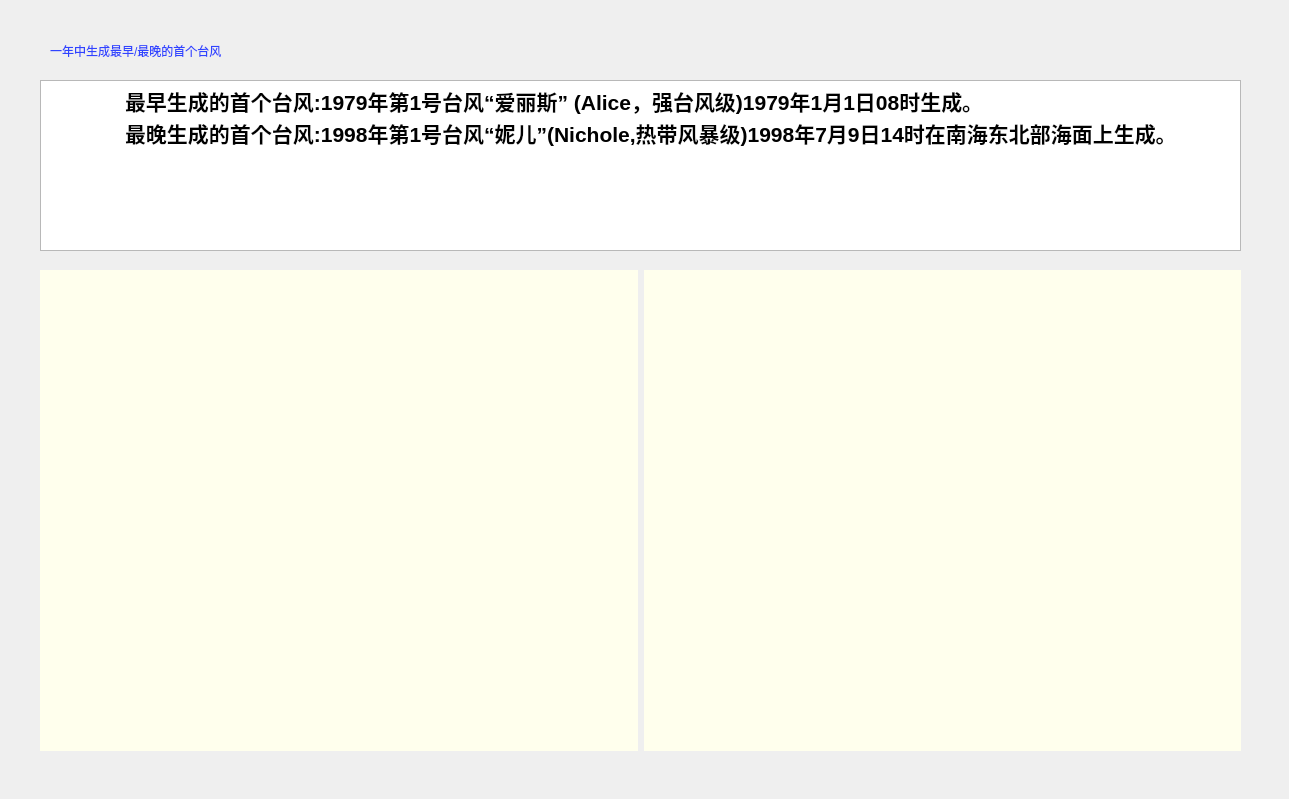
<?xml version="1.0" encoding="UTF-8"?>
<ui version="4.0">
 <class>Dialog</class>
 <widget class="QDialog" name="Dialog">
  <property name="geometry">
   <rect>
    <x>0</x>
    <y>0</y>
    <width>1289</width>
    <height>799</height>
   </rect>
  </property>
  <property name="windowTitle">
   <string>Dialog</string>
  </property>
  <widget class="QLabel" name="label_2">
   <property name="geometry">
    <rect>
     <x>50</x>
     <y>20</y>
     <width>841</width>
     <height>61</height>
    </rect>
   </property>
   <property name="styleSheet">
    <string notr="true">#label_2{
	color:rgb(48, 68, 255);
	font: 16pt &quot;Bernard MT Condensed&quot;;
}</string>
   </property>
   <property name="text">
    <string>一年中生成最早/最晚的首个台风</string>
   </property>
  </widget>
  <widget class="QTextEdit" name="textEdit">
   <property name="geometry">
    <rect>
     <x>40</x>
     <y>80</y>
     <width>1201</width>
     <height>171</height>
    </rect>
   </property>
   <property name="html">
    <string>&lt;!DOCTYPE HTML PUBLIC &quot;-//W3C//DTD HTML 4.0//EN&quot; &quot;http://www.w3.org/TR/REC-html40/strict.dtd&quot;&gt;
&lt;html&gt;&lt;head&gt;&lt;meta name=&quot;qrichtext&quot; content=&quot;1&quot; /&gt;&lt;style type=&quot;text/css&quot;&gt;
p, li { white-space: pre-wrap; }
&lt;/style&gt;&lt;/head&gt;&lt;body style=&quot; font-family:'SimSun'; font-size:9pt; font-weight:400; font-style:normal;&quot;&gt;
&lt;p style=&quot; margin-top:0px; margin-bottom:0px; margin-left:0px; margin-right:0px; -qt-block-indent:0; text-indent:0px;&quot;&gt;&lt;span style=&quot; font-size:16pt; font-weight:600;&quot;&gt;	最早生成的首个台风:1979年第1号台风“爱丽斯” (Alice，强台风级)1979年1月1日08时生成。&lt;/span&gt;&lt;/p&gt;
&lt;p style=&quot; margin-top:0px; margin-bottom:0px; margin-left:0px; margin-right:0px; -qt-block-indent:0; text-indent:0px;&quot;&gt;&lt;span style=&quot; font-size:16pt; font-weight:600;&quot;&gt;	最晚生成的首个台风:1998年第1号台风“妮儿”(Nichole,热带风暴级)1998年7月9日14时在南海东北部海面上生成。&lt;/span&gt;&lt;/p&gt;&lt;/body&gt;&lt;/html&gt;</string>
   </property>
  </widget>
  <widget class="QWidget" name="layoutWidget">
   <property name="geometry">
    <rect>
     <x>40</x>
     <y>270</y>
     <width>1201</width>
     <height>481</height>
    </rect>
   </property>
   <layout class="QHBoxLayout" name="horizontalLayout">
    <item>
     <widget class="QLabel" name="label_3">
      <property name="styleSheet">
       <string notr="true">#label_3{
	background-color:rgb(255, 255, 237)
}</string>
      </property>
      <property name="text">
       <string/>
      </property>
     </widget>
    </item>
    <item>
     <widget class="QLabel" name="label">
      <property name="styleSheet">
       <string notr="true">#label{
	background-color:rgb(255, 255, 237)
}</string>
      </property>
      <property name="text">
       <string/>
      </property>
     </widget>
    </item>
   </layout>
  </widget>
 </widget>
 <resources/>
 <connections/>
</ui>
